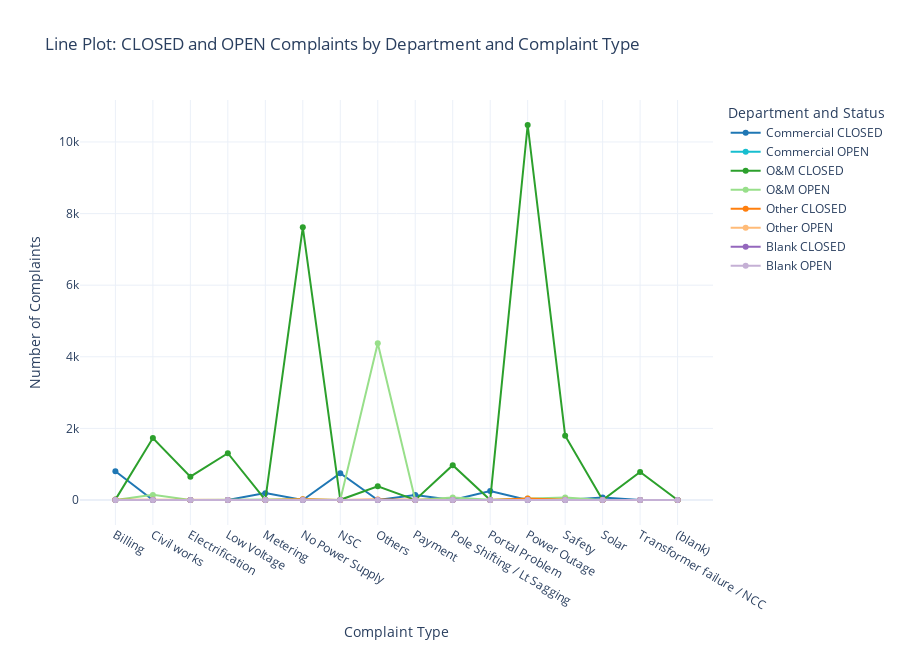

The code cell stored with this chart in its notebook:
### Code cell
import pandas as pd
import plotly.graph_objects as go

def visualize_line_complaints():
    # Define the data
    data = {
        "Complaint Type": [
            "Billing", "Civil works", "Electrification", "Low Voltage", "Metering",
            "No Power Supply", "NSC", "Others", "Payment", "Pole Shifting / Lt Sagging",
            "Portal Problem", "Power Outage", "Safety", "Solar", "Transformer failure / NCC", "(blank)"
        ],
        "Commercial_CLOSED": [805, 0, 0, 0, 192, 0, 746, 0, 138, 0, 249, 0, 0, 70, 0, 0],
        "Commercial_OPEN": [3, 0, 0, 0, 0, 0, 5, 0, 0, 0, 0, 0, 0, 0, 0, 0],
        "O&M_CLOSED": [11, 1729, 652, 1306, 1, 7615, 6, 382, 1, 972, 1, 10474, 1798, 0, 783, 1],
        "O&M_OPEN": [0, 143, 0, 1, 0, 22, 0, 4378, 0, 71, 4, 39, 68, 0, 2, 0],
        "Other_CLOSED": [5, 5, 0, 0, 0, 22, 3, 11, 0, 1, 0, 39, 4, 0, 1, 0],
        "Other_OPEN": [0]*16,
        "Blank_CLOSED": [0]*16,
        "Blank_OPEN": [0]*16
    }

    df = pd.DataFrame(data)

    # Define department-status combinations and colors
    columns = [
        ("Commercial_CLOSED", "#1f77b4"),
        ("Commercial_OPEN", "#17becf"),
        ("O&M_CLOSED", "#2ca02c"),
        ("O&M_OPEN", "#98df8a"),
        ("Other_CLOSED", "#ff7f0e"),
        ("Other_OPEN", "#ffbb78"),
        ("Blank_CLOSED", "#9467bd"),
        ("Blank_OPEN", "#c5b0d5")
    ]

    # Create line traces
    traces = []
    for col, color in columns:
        traces.append(go.Scatter(
            x=df["Complaint Type"],
            y=df[col],
            mode='lines+markers',
            name=col.replace("_", " "),
            line=dict(color=color, width=2),
            marker=dict(size=6)
        ))

    # Build the figure
    fig = go.Figure(data=traces)
    fig.update_layout(
        title='Line Plot: CLOSED and OPEN Complaints by Department and Complaint Type',
        xaxis_title='Complaint Type',
        yaxis_title='Number of Complaints',
        legend_title='Department and Status',
        template='plotly_white',
        height=650
    )

    # Show the chart
    fig.show()

# Call the function
visualize_line_complaints()

### Figure 1 — Plotly figure (JSON) as saved in the notebook; plotly's stock layout.template omitted (floating-point values rounded to 4 significant figures)
{"data": [{"line": {"color": "#1f77b4", "width": 2}, "marker": {"size": 6}, "mode": "lines+markers", "name": "Commercial CLOSED", "type": "scatter", "x": ["Billing", "Civil works", "Electrification", "Low Voltage", "Metering", "No Power Supply", "NSC", "Others", "Payment", "Pole Shifting / Lt Sagging", "Portal Problem", "Power Outage", "Safety", "Solar", "Transformer failure / NCC", "(blank)"], "y": [805, 0, 0, 0, 192, 0, 746, 0, 138, 0, 249, 0, 0, 70, 0, 0]}, {"line": {"color": "#17becf", "width": 2}, "marker": {"size": 6}, "mode": "lines+markers", "name": "Commercial OPEN", "type": "scatter", "x": ["Billing", "Civil works", "Electrification", "Low Voltage", "Metering", "No Power Supply", "NSC", "Others", "Payment", "Pole Shifting / Lt Sagging", "Portal Problem", "Power Outage", "Safety", "Solar", "Transformer failure / NCC", "(blank)"], "y": [3, 0, 0, 0, 0, 0, 5, 0, 0, 0, 0, 0, 0, 0, 0, 0]}, {"line": {"color": "#2ca02c", "width": 2}, "marker": {"size": 6}, "mode": "lines+markers", "name": "O&M CLOSED", "type": "scatter", "x": ["Billing", "Civil works", "Electrification", "Low Voltage", "Metering", "No Power Supply", "NSC", "Others", "Payment", "Pole Shifting / Lt Sagging", "Portal Problem", "Power Outage", "Safety", "Solar", "Transformer failure / NCC", "(blank)"], "y": [11, 1729, 652, 1306, 1, 7615, 6, 382, 1, 972, 1, 10474, 1798, 0, 783, 1]}, {"line": {"color": "#98df8a", "width": 2}, "marker": {"size": 6}, "mode": "lines+markers", "name": "O&M OPEN", "type": "scatter", "x": ["Billing", "Civil works", "Electrification", "Low Voltage", "Metering", "No Power Supply", "NSC", "Others", "Payment", "Pole Shifting / Lt Sagging", "Portal Problem", "Power Outage", "Safety", "Solar", "Transformer failure / NCC", "(blank)"], "y": [0, 143, 0, 1, 0, 22, 0, 4378, 0, 71, 4, 39, 68, 0, 2, 0]}, {"line": {"color": "#ff7f0e", "width": 2}, "marker": {"size": 6}, "mode": "lines+markers", "name": "Other CLOSED", "type": "scatter", "x": ["Billing", "Civil works", "Electrification", "Low Voltage", "Metering", "No Power Supply", "NSC", "Others", "Payment", "Pole Shifting / Lt Sagging", "Portal Problem", "Power Outage", "Safety", "Solar", "Transformer failure / NCC", "(blank)"], "y": [5, 5, 0, 0, 0, 22, 3, 11, 0, 1, 0, 39, 4, 0, 1, 0]}, {"line": {"color": "#ffbb78", "width": 2}, "marker": {"size": 6}, "mode": "lines+markers", "name": "Other OPEN", "type": "scatter", "x": ["Billing", "Civil works", "Electrification", "Low Voltage", "Metering", "No Power Supply", "NSC", "Others", "Payment", "Pole Shifting / Lt Sagging", "Portal Problem", "Power Outage", "Safety", "Solar", "Transformer failure / NCC", "(blank)"], "y": [0, 0, 0, 0, 0, 0, 0, 0, 0, 0, 0, 0, 0, 0, 0, 0]}, {"line": {"color": "#9467bd", "width": 2}, "marker": {"size": 6}, "mode": "lines+markers", "name": "Blank CLOSED", "type": "scatter", "x": ["Billing", "Civil works", "Electrification", "Low Voltage", "Metering", "No Power Supply", "NSC", "Others", "Payment", "Pole Shifting / Lt Sagging", "Portal Problem", "Power Outage", "Safety", "Solar", "Transformer failure / NCC", "(blank)"], "y": [0, 0, 0, 0, 0, 0, 0, 0, 0, 0, 0, 0, 0, 0, 0, 0]}, {"line": {"color": "#c5b0d5", "width": 2}, "marker": {"size": 6}, "mode": "lines+markers", "name": "Blank OPEN", "type": "scatter", "x": ["Billing", "Civil works", "Electrification", "Low Voltage", "Metering", "No Power Supply", "NSC", "Others", "Payment", "Pole Shifting / Lt Sagging", "Portal Problem", "Power Outage", "Safety", "Solar", "Transformer failure / NCC", "(blank)"], "y": [0, 0, 0, 0, 0, 0, 0, 0, 0, 0, 0, 0, 0, 0, 0, 0]}], "layout": {"height": 650, "legend": {"title": {"text": "Department and Status"}}, "title": {"text": "Line Plot: CLOSED and OPEN Complaints by Department and Complaint Type"}, "xaxis": {"title": {"text": "Complaint Type"}}, "yaxis": {"title": {"text": "Number of Complaints"}}}}
